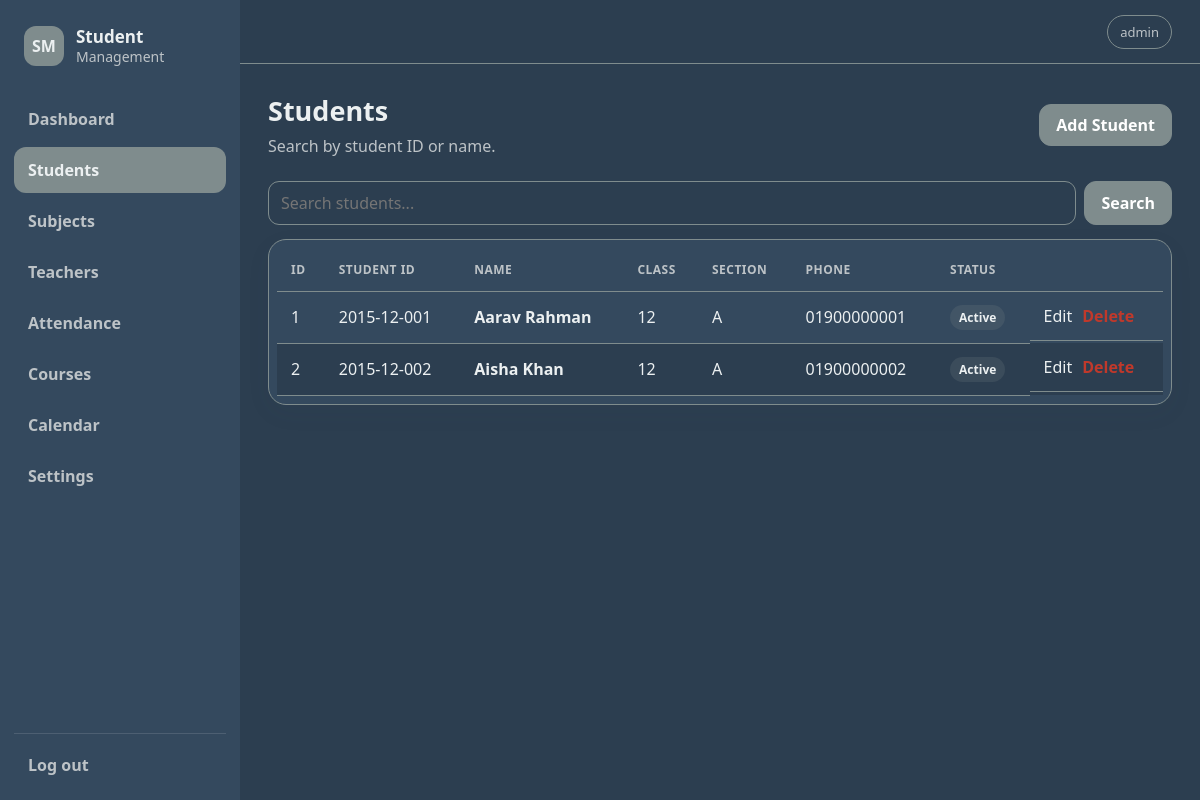
The app's page /students (signed in) with its own data.
### tables this page shows
CREATE TABLE students (
            id INTEGER PRIMARY KEY AUTOINCREMENT,
            student_code TEXT UNIQUE,
            name TEXT NOT NULL,
            dob TEXT,
            gender TEXT,
            class_name TEXT,
            section TEXT,
            phone TEXT,
            email TEXT,
            address TEXT,
            guardian_name TEXT,
            guardian_phone TEXT,
            admission_year INTEGER,
            status TEXT DEFAULT 'Active',
            created_at TEXT DEFAULT CURRENT_TIMESTAMP
        );

### app.py (the view)
@app.route("/students")
@login_required
def students():
    query = request.args.get("q", "")
    rows = database.search_students(query)
    return render_template("students.html", students=rows, query=query)

### app.py (called while the page is built)
def login_required(view):
    @wraps(view)
    def wrapped(*args, **kwargs):
        if "user" not in session:
            return redirect(url_for("login"))
        return view(*args, **kwargs)
    return wrapped

@app.context_processor
def inject_globals():
    return {
        "menu": MENU,
        "theme": database.get_setting("theme", "light"),
        "current_user": session.get("user"),
    }

### database.py (called while the page is built)
def get_connection():
    connection = sqlite3.connect(DB_PATH)
    connection.row_factory = sqlite3.Row
    connection.execute("PRAGMA foreign_keys = ON")
    return connection

def search_students(query):
    connection = get_connection()
    value = f"%{query.strip()}%"
    rows = connection.execute("""
        SELECT * FROM students
        WHERE student_code LIKE ? OR name LIKE ?
        ORDER BY name COLLATE NOCASE
    """, (value, value)).fetchall()
    connection.close()
    return rows

def get_setting(key, default=""):
    connection = get_connection()
    row = connection.execute(
        "SELECT value FROM settings WHERE key=?", (key,)
    ).fetchone()
    connection.close()
    return row["value"] if row else default

### templates/students.html (shortened to what this page needs)
{% extends 'base.html' %}
{% block content %}
<div class="page-heading"><div><h1>Students</h1><p>Search by student ID or name.</p></div><a class="button primary" href="{{ url_for('student_form') }}">Add Student</a></div>
<form class="toolbar" method="get">
    <input name="q" value="{{ query }}" placeholder="Search students...">
    <button class="button primary" type="submit">Search</button>
</form>
<div class="card table-card">
    <div class="table-wrap"><table><thead><tr><th>ID</th><th>Student ID</th><th>Name</th><th>Class</th><th>Section</th><th>Phone</th><th>Status</th><th></th></tr></thead>
    <tbody>{% for s in students %}<tr><td>{{ s.id }}</td><td>{{ s.student_code }}</td><td><strong>{{ s.name }}</strong></td><td>{{ s.class_name }}</td><td>{{ s.section or '-' }}</td><td>{{ s.phone or '-' }}</td><td><span class="status">{{ s.status }}</span></td><td class="actions"><a href="{{ url_for('student_form', student_id=s.id) }}">Edit</a><form method="post" action="{{ url_for('delete_student', student_id=s.id) }}" onsubmit="return confirm('Delete this student?');"><button class="link danger-link">Delete</button></form></td></tr>
    {% else %}<tr><td colspan="8" class="empty">No students found.</td></tr>{% endfor %}</tbody></table></div>
</div>
{% endblock %}

### static/style.css (style rules this page uses)
:root { --navy: #2C3E50; --blue: #34495E; --gray: #7F8C8D; --silver: #BDC3C7; --light: #ECF0F1; --white: #FFFFFF; --danger: #C0392B; --success: #27AE60; --radius: 18px; }
* { box-sizing: border-box; }
html, body { margin: 0; min-height: 100%; font-family: "Segoe UI", Arial, sans-serif; }
body { background: var(--page); color: var(--text); }
a { color: inherit; text-decoration: none; }
button, input, select, textarea { font: inherit; }
html[data-theme="dark"] { --page: var(--navy); --sidebar: var(--blue); --sidebar-hover: var(--gray); --card: var(--blue); --text: var(--light); --muted: var(--silver); --border: var(--gray); --input: var(--navy); --table-alt: var(--navy); --accent: var(--gray); --accent-hover: var(--silver); }
.page-heading { display: flex; justify-content: space-between; align-items: center; gap: 16px; margin-bottom: 22px; }
h1 { font-size: 27px; margin: 0 0 5px; }
p { line-height: 1.55; }
.page-heading p, .muted, .hint { color: var(--muted); margin: 0; }
.card, .stat-card { background: var(--card); border: 1px solid var(--border); border-radius: var(--radius); box-shadow: 0 8px 24px rgba(44,62,80,.06); }
.card { padding: 22px; }
.button { display: inline-flex; align-items: center; justify-content: center; min-height: 40px; padding: 9px 16px; border: 1px solid var(--border); border-radius: 12px; background: var(--card); color: var(--text); font-weight: 700; cursor: pointer; transition: .15s ease; }
.button.primary { background: var(--accent); color: white; border-color: var(--accent); }
.toolbar { display: flex; gap: 8px; margin-bottom: 14px; }
.toolbar input { flex: 1; }
input, select, textarea { width: 100%; border: 1px solid var(--border); background: var(--input); color: var(--text); border-radius: 11px; padding: 10px 12px; outline: none; }
.table-card { padding: 8px; }
.table-wrap { overflow-x: auto; }
table { width: 100%; border-collapse: collapse; min-width: 760px; }
th, td { padding: 13px 14px; border-bottom: 1px solid var(--border); text-align: left; white-space: nowrap; }
th { color: var(--muted); font-size: 12px; text-transform: uppercase; letter-spacing: .04em; }
tbody tr:nth-child(even) { background: var(--table-alt); }
.status { display: inline-block; padding: 4px 9px; border-radius: 999px; background: rgba(127,140,141,.18); color: var(--text); font-size: 12px; font-weight: 700; }
.actions { display: flex; gap: 10px; align-items: center; }
.actions form { margin: 0; }
.link { border: 0; background: transparent; padding: 0; cursor: pointer; color: var(--text); font-weight: 700; }
.danger-link { color: var(--danger); }

### records on screen
students: id "1", student_code "2015-12-001", name "Aarav Rahman", class_name "12", section "A", phone "01900000001", status "Active"
students: id "2", student_code "2015-12-002", name "Aisha Khan", class_name "12", section "A", phone "01900000002", status "Active"

### other values on screen
{{ label }} "Dashboard" "Students" "Subjects" "Teachers" "Attendance" "Courses" "Calendar" "Settings"
{{ current_user }} "admin"
